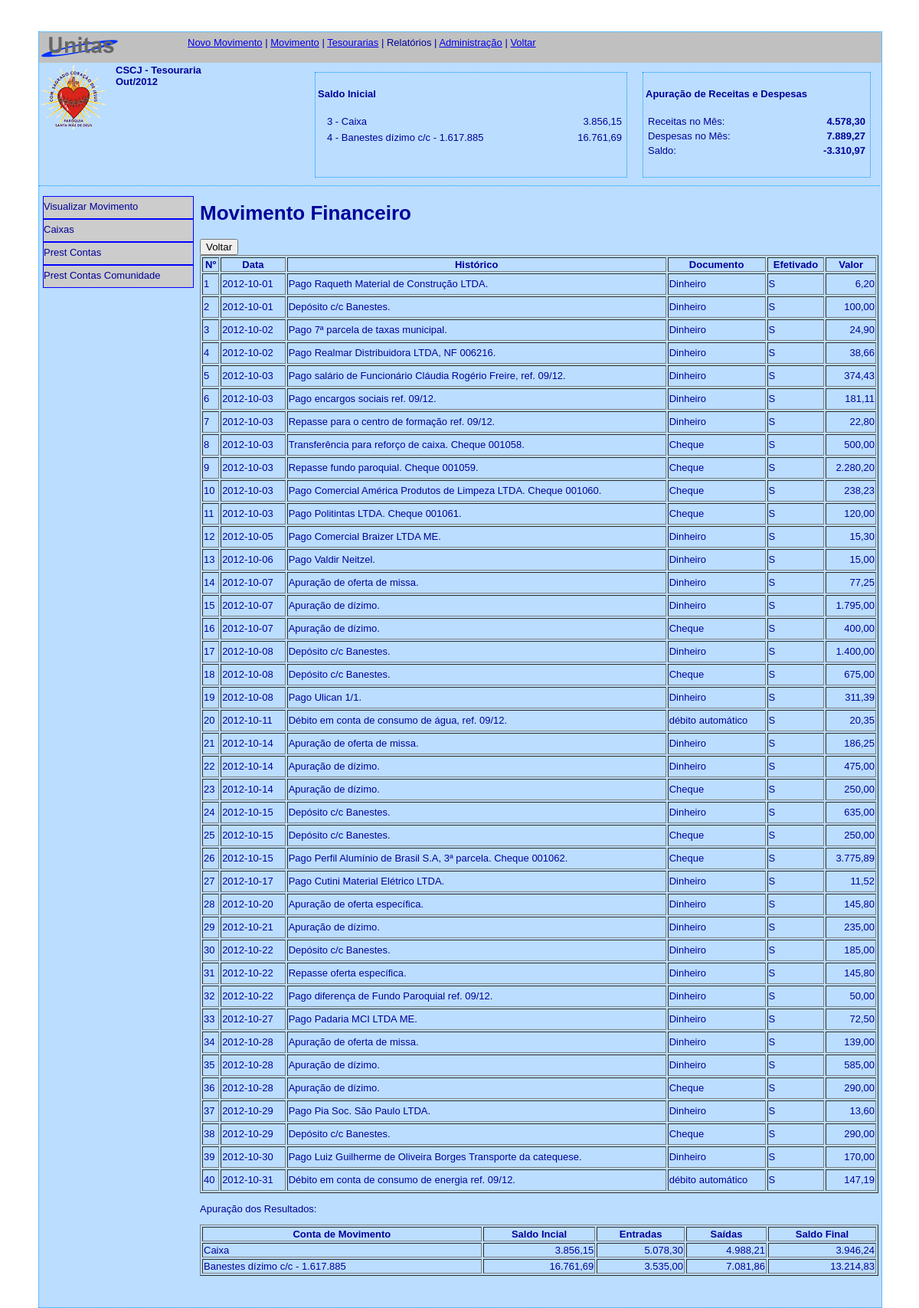
Page /administracao/plus/tesouraria/frm_tesouraria.php?area=visu_movimento&movimento=46 on the committed database.
### tables this page shows
CREATE TABLE IF NOT EXISTS `unts_movimento` (
  `movim_id` smallint(6) NOT NULL AUTO_INCREMENT,
  `tesra_id` smallint(6) NOT NULL,
  `perio_id` smallint(6) NOT NULL,
  `movim_data_ini` date NOT NULL,
  `movim_data_fim` date NOT NULL,
  `movim_ativo` char(1) NOT NULL,
  PRIMARY KEY (`movim_id`),
  UNIQUE KEY `unique_tesra_periodo` (`tesra_id`,`perio_id`),
  KEY `tesra_id` (`tesra_id`),
  KEY `perio_id` (`perio_id`)
);

CREATE TABLE IF NOT EXISTS `unts_tesouraria` (
  `tesra_id` smallint(6) NOT NULL AUTO_INCREMENT,
  `tesra_descricao` varchar(255) NOT NULL,
  `comun_id` smallint(6) NOT NULL,
  `tesra_ativo` char(1) NOT NULL DEFAULT 'S',
  PRIMARY KEY (`tesra_id`),
  KEY `comun_id` (`comun_id`)
);

CREATE TABLE IF NOT EXISTS `unts_saldo_ini` (
  `saldo_id` smallint(6) NOT NULL AUTO_INCREMENT,
  `movim_id` smallint(6) NOT NULL,
  `conta_id` smallint(6) NOT NULL,
  `saldo_valor` double NOT NULL,
  `saldo_ativo` char(1) NOT NULL,
  PRIMARY KEY (`saldo_id`),
  UNIQUE KEY `unq_mov_cta` (`movim_id`,`conta_id`),
  KEY `movim_id` (`movim_id`),
  KEY `conta_id` (`conta_id`)
);

CREATE TABLE IF NOT EXISTS `unts_contas` (
  `conta_id` smallint(6) NOT NULL AUTO_INCREMENT,
  `conta_tipo` char(1) NOT NULL,
  `conta_descricao` varchar(255) NOT NULL,
  `conta_visibilidade` smallint(6) NOT NULL DEFAULT '0',
  `conta_ativa` char(1) NOT NULL,
  PRIMARY KEY (`conta_id`)
);

CREATE TABLE IF NOT EXISTS `unts_item_mov` (
  `item_id` smallint(6) NOT NULL AUTO_INCREMENT,
  `movim_id` smallint(6) NOT NULL,
  `item_data` date NOT NULL,
  `conta_id_e` smallint(6) NOT NULL,
  `conta_id_s` smallint(6) NOT NULL,
  `item_historico` mediumtext NOT NULL,
  `item_documento` varchar(255) NOT NULL,
  `item_valor` double NOT NULL,
  `item_efetivado` char(1) NOT NULL,
  `item_ativo` char(1) NOT NULL,
  PRIMARY KEY (`item_id`),
  KEY `movim_id` (`movim_id`)
);

### includes/common/KT_functions.inc.php (called while the page is built, shortened)
<?php
function KT_convertDateCall($date, $toScreen = '') {
	if (!preg_match('/^([\d-\/\[\]\(\)\s\*\|\+\.:=,]|a|p|am|pm)+$/i', $date)) {
		return $date;
	}
	$date = str_replace('1900-01-01 ', '', $date);
	$date = KT_convertDate($date, $from, $to);
	return $date;
}
function KT_formatDate($date) {
	return KT_convertDateCall($date, 'toscreen');
}
?>

### administracao/plus/tesouraria/frm_visualizar_movimento.php (the view, shortened to what this page needs)
<?php require_once('../../../Connections/unitas.php'); ?>
<?php
	function calcula_entradas ($conta, $tipo, $movim)
	{
		if ($tipo == 'o') {$cta = 'conta_id_s';$nome = 'saida';}elseif($tipo == 'd'){$cta = 'conta_id_e';$nome='entrada';}
		$query_rs_calculo = 'SELECT SUM(item_valor) AS '.$nome.' FROM unts_item_mov WHERE '. $cta. '='. $conta.' AND movim_id='.$movim;
		$rs_calculo = mysql_query($query_rs_calculo);
		$row_rs_calculo = mysql_fetch_assoc($rs_calculo);
		if ($tipo == 'o') {return $row_rs_calculo['saida'];} elseif($tipo == 'd'){return $row_rs_calculo['entrada'];}
	}
?>
<?php
$nro_movimento_rs_itens = "-1";
if (isset($_GET['movimento'])) {
  $nro_movimento_rs_itens = $_GET['movimento'];
}
$query_rs_itens = sprintf("SELECT   unts_item_mov.*,   unts_movimento.tesra_id FROM   unts_item_mov INNER JOIN unts_movimento ON unts_movimento.movim_id = unts_item_mov.movim_id WHERE unts_item_mov.movim_id = %s AND unts_item_mov.item_ativo = 'S' ORDER BY unts_item_mov.item_data", GetSQLValueString($nro_movimento_rs_itens, "int"));
$rs_itens = mysql_query($query_rs_itens, $unitas) or die(mysql_error());
$row_rs_itens = mysql_fetch_assoc($rs_itens);
$movim_rs_saldoinicial = "-1";
if (isset($_GET['movimento'])) {
  $movim_rs_saldoinicial = $_GET['movimento'];
}
$query_rs_saldoinicial = sprintf("SELECT unts_saldo_ini . * , unts_contas . * FROM unts_saldo_ini LEFT JOIN unts_contas ON unts_contas.conta_id = unts_saldo_ini.conta_id WHERE unts_saldo_ini.movim_id = %s", GetSQLValueString($movim_rs_saldoinicial, "int"));
$rs_saldoinicial = mysql_query($query_rs_saldoinicial, $unitas) or die(mysql_error());
$row_rs_saldoinicial = mysql_fetch_assoc($rs_saldoinicial);
?>
<!DOCTYPE html PUBLIC "-//W3C//DTD XHTML 1.0 Transitional//EN" "http://www.w3.org/TR/xhtml1/DTD/xhtml1-transitional.dtd">
<html xmlns="http://www.w3.org/1999/xhtml">
<head>
</head>
<body>
<h1>Movimento Financeiro</h1>
<form id="form1" name="form1" method="post" action="/unitas/administracao/plus/tesouraria/frm_tesouraria.php?movimento=<?php echo $_GET['movimento']; ?>">
    <label>
      <input type="submit" name="voltar" id="voltar" value="Voltar" />
    </label>
</form>
<table width="100%" border="1">
  <tr>
    <td align="center"><strong>N&ordm;</strong></td>
    <td align="center"><strong>Data</strong></td>
    <td align="center"><strong>Hist&oacute;rico</strong></td>
    <td align="center"><strong>Documento</strong></td>
    <td align="center"><strong>Efetivado</strong></td>
    <td align="center"><strong>Valor</strong></td>
  </tr>
  <?php do { ?>
    <tr>
      <td height="24"><?php $cont = $cont + 1; echo $cont;?></td>
      <td><?php echo KT_FormatDate($row_rs_itens['item_data']); ?></td>
      <td><?php echo $row_rs_itens['item_historico']; ?></td>
      <td><?php echo $row_rs_itens['item_documento']; ?></td>
      <td><?php echo $row_rs_itens['item_efetivado']; ?></td>
      <td align="right"><?php echo number_format($row_rs_itens['item_valor'],2,",","."); ?></td>
    </tr>
    <?php } while ($row_rs_itens = mysql_fetch_assoc($rs_itens)); ?>
</table>
<p>Apura&ccedil;&atilde;o dos Resultados:</p>
<table width="100%" border="1">
  <tr>
    <td align="center"><strong>Conta de Movimento</strong></td>
    <td align="center"><strong>Saldo Incial</strong></td>
    <td align="center"><strong>Entradas</strong></td>
    <td align="center"><strong>Sa&iacute;das</strong></td>
    <td align="center"><strong>Saldo Final</strong></td>
  </tr>
  <?php do { ?>
    <tr>
      <td><?php echo $row_rs_saldoinicial['conta_descricao']; ?></td>
      <td align="right"><?php $saldo_inicial = $row_rs_saldoinicial['saldo_valor']; echo number_format($saldo_inicial,2,",",".");?></td>
      <td align="right"><?php $total_entradas = calcula_entradas ($row_rs_saldoinicial['conta_id'], 'o',$row_rs_saldoinicial['movim_id']); echo number_format($total_entradas,2,",",".");?></td>
      <td align="right"><?php $total_saidas = calcula_entradas($row_rs_saldoinicial['conta_id'], 'd',$row_rs_saldoinicial['movim_id']); echo number_format($total_saidas,2,",",".");?></td>
      <td align="right"><?php $valor_final = (($saldo_inicial + $total_entradas)- $total_saidas); echo number_format($valor_final,2,",",".");?></td>
    </tr>
    <?php } while ($row_rs_saldoinicial = mysql_fetch_assoc($rs_saldoinicial)); ?>
</table>
<p>&nbsp;</p>
</body>
</html>

### administracao/plus/tesouraria/frm_tesouraria.php (shortened to what this page needs)
<?php require_once('../../../Connections/unitas.php'); ?>
<?php
if (!function_exists("GetSQLValueString")) {
function GetSQLValueString($theValue, $theType, $theDefinedValue = "", $theNotDefinedValue = "")
{
  $theValue = function_exists("mysql_real_escape_string") ? mysql_real_escape_string($theValue) : mysql_escape_string($theValue);
  switch ($theType) {
    case "long":
    case "int":
      $theValue = ($theValue != "") ? intval($theValue) : "NULL";
      break;
  }
  return $theValue;
}
}
$mov_rs_movimento = "-1";
if (isset($_GET['movimento'])) {
  $mov_rs_movimento = $_GET['movimento'];
}
$query_rs_movimento = sprintf("SELECT CONCAT(unts_periodo.perio_mes,'/',unts_periodo.perio_ano) AS mov_perio,    unts_movimento.*,    unts_tesouraria.* FROM unts_movimento INNER JOIN unts_tesouraria ON unts_tesouraria.tesra_id = unts_movimento.tesra_id INNER JOIN unts_periodo ON unts_periodo.perio_id = unts_movimento.perio_id WHERE unts_movimento.movim_ativo = 'S' AND    unts_movimento.movim_id = %s", GetSQLValueString($mov_rs_movimento, "int"));
$rs_movimento = mysql_query($query_rs_movimento, $unitas) or die(mysql_error());
$row_rs_movimento = mysql_fetch_assoc($rs_movimento);
$movim_rs_saldoinicial = "-1";
if (isset($_GET['movimento'])) {
  $movim_rs_saldoinicial = $_GET['movimento'];
}
$query_rs_saldoinicial = sprintf("SELECT unts_saldo_ini . * , unts_contas . * FROM unts_saldo_ini LEFT JOIN unts_contas ON unts_contas.conta_id = unts_saldo_ini.conta_id WHERE unts_saldo_ini.movim_id = %s", GetSQLValueString($movim_rs_saldoinicial, "int"));
$rs_saldoinicial = mysql_query($query_rs_saldoinicial, $unitas) or die(mysql_error());
$row_rs_saldoinicial = mysql_fetch_assoc($rs_saldoinicial);
$moviment_rs_tot_receitas = "-1";
if (isset($_GET['movimento'])) {
  $moviment_rs_tot_receitas = $_GET['movimento'];
}
$query_rs_tot_receitas = sprintf("SELECT SUM( item_valor ) AS total_receitas FROM unts_item_mov INNER JOIN unts_contas ON unts_contas.conta_id = unts_item_mov.conta_id_e WHERE movim_id =%s AND conta_tipo = 'R'", GetSQLValueString($moviment_rs_tot_receitas, "int"));
$rs_tot_receitas = mysql_query($query_rs_tot_receitas, $unitas) or die(mysql_error());
$row_rs_tot_receitas = mysql_fetch_assoc($rs_tot_receitas);
$movimen_rs_tot_despesas = "-1";
if (isset($_GET['movimento'])) {
  $movimen_rs_tot_despesas = $_GET['movimento'];
}
$query_rs_tot_despesas = sprintf("SELECT SUM( item_valor ) AS total_despesas FROM unts_item_mov INNER JOIN unts_contas ON unts_contas.conta_id = unts_item_mov.conta_id_s WHERE movim_id = %s AND conta_tipo = 'D'", GetSQLValueString($movimen_rs_tot_despesas, "int"));
$rs_tot_despesas = mysql_query($query_rs_tot_despesas, $unitas) or die(mysql_error());
$row_rs_tot_despesas = mysql_fetch_assoc($rs_tot_despesas);
?>
<!DOCTYPE html PUBLIC "-//W3C//DTD XHTML 1.0 Transitional//EN" "http://www.w3.org/TR/xhtml1/DTD/xhtml1-transitional.dtd">
<html xmlns="http://www.w3.org/1999/xhtml">
<head>
<link rel="stylesheet" href="/unitas/css/unitas.css" type="text/css" />
</head>
<body>
<p align="right">&nbsp;</p>
<div id="geral">
  <div id="ferramentas">
      <div id="logo_unitas">
        </div>
        <div id="top_menu">
                <a href="#">Novo Movimento</a> |
                <a href="/unitas/administracao/plus/tesouraria/frm_seleciona_movimento.php?tesouraria=<?php echo $row_rs_movimento['tesra_id']; ?>">Movimento</a> |
                <a href="/unitas/administracao/plus/tesouraria/frm_seleciona_tesouraria.php">Tesourarias</a> |
                Relatórios | <a href="#">Administra&ccedil;&atilde;o</a> |
        <a href="../index.php">Voltar</a></div>
    </div>
    <div id="tesouraria">
        <div id="logo_comunidade">
            <form id="form1" name="form1" method="post" action="">
              <label>
                <input type="image" name="cscj_logo" id="cscj_logo" src="/unitas/images/scj_logo.png" />
              </label>
            </form>
        </div>
        <div id="dados_comunidade">
            <strong>
                <?php echo $row_rs_movimento['tesra_descricao']; ?><br />
                <?php echo $row_rs_movimento['mov_perio']; ?>
            </strong>
        </div>
      <div id="saldo_ini">
            <h4>Saldo Inicial</h4>
             <?php do { ?>
              <table width="100%">
                <tr>
                  <td width="5"></td>
                  <td><?php echo $row_rs_saldoinicial['conta_id']; ?> - <?php echo $row_rs_saldoinicial['conta_descricao']; ?></td>
                  <td align="right"><?php echo number_format($row_rs_saldoinicial['saldo_valor'],2,",","."); ?></td>
                </tr>
             </table>
              <?php } while ($row_rs_saldoinicial = mysql_fetch_assoc($rs_saldoinicial)); ?>
        </div>
        <div = id="balanco">
        <h4>Apura&ccedil;&atilde;o de Receitas e Despesas</h4>
            <table width="100%">
                <tr>
                  <td>Receitas no M&ecirc;s:</td>
                  <td align="right"><strong><?php echo number_format($row_rs_tot_receitas['total_receitas'],2,",","."); ?></strong></td>
                </tr>
                <tr>
                  <td>Despesas no M&ecirc;s:</td>
                  <td align="right"><strong><?php echo number_format($row_rs_tot_despesas['total_despesas'],2,",","."); ?></strong></td>
                </tr>
                <tr>
                  <td>Saldo:</td>
                  <td align="right"><strong><?php echo number_format(($row_rs_tot_receitas['total_receitas'] - $row_rs_tot_despesas['total_despesas']),2,",",".")?></strong></td>
                </tr>
            </table>
    	</div>
	</div>
    <div id="menu_lateral">
    	<ul>
        <li><a href="?area=visu_movimento&movimento=<?php echo $row_rs_movimento['movim_id']; ?>">Visualizar Movimento</a></li><br />
        <li><a href="?area=rela_caixas&tesouraria=<?php echo $row_rs_movimento['tesra_id']; ?>&amp;movimento=<?php echo $row_rs_movimento['movim_id']; ?>">Caixas</a></li>
        <br />
        <li><a href="?area=pres_contas&movimento=<?php echo $_GET['movimento']; ?>&amp;tesouraria=<?php echo $row_rs_movimento['tesra_id']; ?>">Prest Contas </a></li>
        <br />
        <li><a href="?area=pres_contas_simplificada&tesouraria=<?php echo $row_rs_movimento['tesra_id']; ?>&amp;movimento=<?php echo $_GET['movimento']; ?>">Prest Contas Comunidade</a></li>
        </ul>
    </div>
    <div id="conteudo">
                <?php
                    $area = @$_GET["area"];
                    switch ($area)
                    {
                        case "visu_movimento":
                            include "frm_visualizar_movimento.php";
                            break;
                    }
                ?>
    </div>
</div>
</body>
</html>

### css/unitas.css (style rules this page uses)
html { font-family:Verdana, Geneva, sans-serif; font-size:13px; background:#FFF; color:#009; }
body { margin:0 auto; padding:0; width:1100px; text-align:center; }
#geral { width: 1100px; float:left; background:#BBDDFF; text-align:justify; border:1px dotted #09F; }
#ferramentas { width: 1100px; height:40px; float: none; background:#C0C0C0; }
#logo_unitas { float: left; width: 110px; height: 40px; background:url(/unitas/images/unitas_logo.png) no-repeat; }
#top_menu { padding: 6px 6px 6px 6px; width: 900px; height:30px; float:right; }
#tesouraria { width: 1098px; min-height: 160px; float: none; border-bottom:1px dotted #09F; background:#BDF; margin:0 0 3px 0; }
#logo_comunidade { width: 100px; float: left; }
#dados_comunidade { width: 250px; float: left; }
#saldo_ini { margin: 10px 10px 10px 10px; padding: 3px 3px 3px 3px; height: 130px; float:left; width: 400px; border: 1px dotted #09F; }
#balanco { margin:10px 10px 10px 10px; padding: 3px 3px 3px 3px; float: left; width: 290px; height: 130px; border: 1px dotted #09F; }
#menu_lateral { width:210px; float:left; text-align:left; }
#menu_lateral ul { width:200px; margin: 10px 0 0 05px; padding:0; list-style-type: none; }
#menu_lateral ul li { display:inline-table; border:1px solid blue; width:195px; background:#ccc; }
#menu_lateral ul li a { color:#009; text-decoration:none; margin:0 0 03px 0; padding:0; line-height:25px; width:195px; float:left; }
#conteudo { width: 886px; float:left; background:#BBDDFF; }

### rows in the picture
unts_movimento: tesra.tesra_descricao "CSCJ - Tesouraria"
unts_saldo_ini: conta.conta_id "3", conta.conta_descricao "Caixa", saldo_valor "3.856,15", total_entradas "5.078,30", total_saidas "4.988,21", valor_final "3.946,24"
unts_saldo_ini: conta.conta_id "4", conta.conta_descricao "Banestes dízimo c/c - 1.617.885", saldo_valor "16.761,69", total_entradas "3.535,00", total_saidas "7.081,86", valor_final "13.214,83"
unts_item_mov: item_data "2012-10-01", item_historico "Pago Raqueth Material de Construção LTDA.", item_documento "Dinheiro", item_efetivado "S", item_valor "6,20"
unts_item_mov: item_data "2012-10-01", item_historico "Depósito c/c Banestes.", item_documento "Dinheiro", item_efetivado "S", item_valor "100,00"
unts_item_mov: item_data "2012-10-02", item_historico "Pago 7ª parcela de taxas municipal.", item_documento "Dinheiro", item_efetivado "S", item_valor "24,90"
unts_item_mov: item_data "2012-10-02", item_historico "Pago Realmar Distribuidora LTDA, NF 006216.", item_documento "Dinheiro", item_efetivado "S", item_valor "38,66"
unts_item_mov: item_data "2012-10-03", item_historico "Pago salário de Funcionário Cláudia Rogério Freire, ref. 09/12.", item_documento "Dinheiro", item_efetivado "S", item_valor "374,43"
unts_item_mov: item_data "2012-10-03", item_historico "Pago encargos sociais ref. 09/12.", item_documento "Dinheiro", item_efetivado "S", item_valor "181,11"
unts_item_mov: item_data "2012-10-03", item_historico "Repasse para o centro de formação ref. 09/12.", item_documento "Dinheiro", item_efetivado "S", item_valor "22,80"
unts_item_mov: item_data "2012-10-03", item_historico "Transferência para reforço de caixa. Cheque 001058.", item_documento "Cheque", item_efetivado "S", item_valor "500,00"
unts_item_mov: item_data "2012-10-03", item_historico "Repasse fundo paroquial. Cheque 001059.", item_documento "Cheque", item_efetivado "S", item_valor "2.280,20"
unts_item_mov: item_data "2012-10-03", item_historico "Pago Comercial América Produtos de Limpeza LTDA. Cheque 001060.", item_documento "Cheque", item_efetivado "S", item_valor "238,23"
unts_item_mov: item_data "2012-10-03", item_historico "Pago Politintas LTDA. Cheque 001061.", item_documento "Cheque", item_efetivado "S", item_valor "120,00"
unts_item_mov: item_data "2012-10-05", item_historico "Pago Comercial Braizer LTDA ME.", item_documento "Dinheiro", item_efetivado "S", item_valor "15,30"
unts_item_mov: item_data "2012-10-06", item_historico "Pago Valdir Neitzel.", item_documento "Dinheiro", item_efetivado "S", item_valor "15,00"
unts_item_mov: item_data "2012-10-07", item_historico "Apuração de oferta de missa.", item_documento "Dinheiro", item_efetivado "S", item_valor "77,25"
unts_item_mov: item_data "2012-10-07", item_historico "Apuração de dízimo.", item_documento "Dinheiro", item_efetivado "S", item_valor "1.795,00"
unts_item_mov: item_data "2012-10-07", item_historico "Apuração de dízimo.", item_documento "Cheque", item_efetivado "S", item_valor "400,00"
unts_item_mov: item_data "2012-10-08", item_historico "Depósito c/c Banestes.", item_documento "Dinheiro", item_efetivado "S", item_valor "1.400,00"
unts_item_mov: item_data "2012-10-08", item_historico "Depósito c/c Banestes.", item_documento "Cheque", item_efetivado "S", item_valor "675,00"
unts_item_mov: item_data "2012-10-08", item_historico "Pago Ulican 1/1.", item_documento "Dinheiro", item_efetivado "S", item_valor "311,39"
unts_item_mov: item_data "2012-10-11", item_historico "Débito em conta de consumo de água, ref. 09/12.", item_documento "débito automático", item_efetivado "S", item_valor "20,35"
unts_item_mov: item_data "2012-10-14", item_historico "Apuração de oferta de missa.", item_documento "Dinheiro", item_efetivado "S", item_valor "186,25"
unts_item_mov: item_data "2012-10-14", item_historico "Apuração de dízimo.", item_documento "Dinheiro", item_efetivado "S", item_valor "475,00"
unts_item_mov: item_data "2012-10-14", item_historico "Apuração de dízimo.", item_documento "Cheque", item_efetivado "S", item_valor "250,00"
unts_item_mov: item_data "2012-10-15", item_historico "Depósito c/c Banestes.", item_documento "Dinheiro", item_efetivado "S", item_valor "635,00"
unts_item_mov: item_data "2012-10-15", item_historico "Depósito c/c Banestes.", item_documento "Cheque", item_efetivado "S", item_valor "250,00"
unts_item_mov: item_data "2012-10-15", item_historico "Pago Perfil Alumínio de Brasil S.A, 3ª parcela. Cheque 001062.", item_documento "Cheque", item_efetivado "S", item_valor "3.775,89"
unts_item_mov: item_data "2012-10-17", item_historico "Pago Cutini Material Elétrico LTDA.", item_documento "Dinheiro", item_efetivado "S", item_valor "11,52"
unts_item_mov: item_data "2012-10-20", item_historico "Apuração de oferta específica.", item_documento "Dinheiro", item_efetivado "S", item_valor "145,80"
unts_item_mov: item_data "2012-10-21", item_historico "Apuração de dízimo.", item_documento "Dinheiro", item_efetivado "S", item_valor "235,00"
unts_item_mov: item_data "2012-10-22", item_historico "Depósito c/c Banestes.", item_documento "Dinheiro", item_efetivado "S", item_valor "185,00"
unts_item_mov: item_data "2012-10-22", item_historico "Repasse oferta específica.", item_documento "Dinheiro", item_efetivado "S", item_valor "145,80"
unts_item_mov: item_data "2012-10-22", item_historico "Pago diferença de Fundo Paroquial ref. 09/12.", item_documento "Dinheiro", item_efetivado "S", item_valor "50,00"
unts_item_mov: item_data "2012-10-27", item_historico "Pago Padaria MCI LTDA ME.", item_documento "Dinheiro", item_efetivado "S", item_valor "72,50"
unts_item_mov: item_data "2012-10-28", item_historico "Apuração de oferta de missa.", item_documento "Dinheiro", item_efetivado "S", item_valor "139,00"
unts_item_mov: item_data "2012-10-28", item_historico "Apuração de dízimo.", item_documento "Dinheiro", item_efetivado "S", item_valor "585,00"
unts_item_mov: item_data "2012-10-28", item_historico "Apuração de dízimo.", item_documento "Cheque", item_efetivado "S", item_valor "290,00"
unts_item_mov: item_data "2012-10-29", item_historico "Pago Pia Soc. São Paulo LTDA.", item_documento "Dinheiro", item_efetivado "S", item_valor "13,60"
unts_item_mov: item_data "2012-10-29", item_historico "Depósito c/c Banestes.", item_documento "Cheque", item_efetivado "S", item_valor "290,00"
unts_item_mov: item_data "2012-10-30", item_historico "Pago Luiz Guilherme de Oliveira Borges Transporte da catequese.", item_documento "Dinheiro", item_efetivado "S", item_valor "170,00"
unts_item_mov: item_data "2012-10-31", item_historico "Débito em conta de consumo de energia ref. 09/12.", item_documento "débito automático", item_efetivado "S", item_valor "147,19"

### other values in the picture
$row_rs_movimento['mov_perio'] "Out/2012"
$row_rs_tot_receitas['total_receitas'] "4.578,30"
$row_rs_tot_despesas['total_despesas'] "7.889,27"
